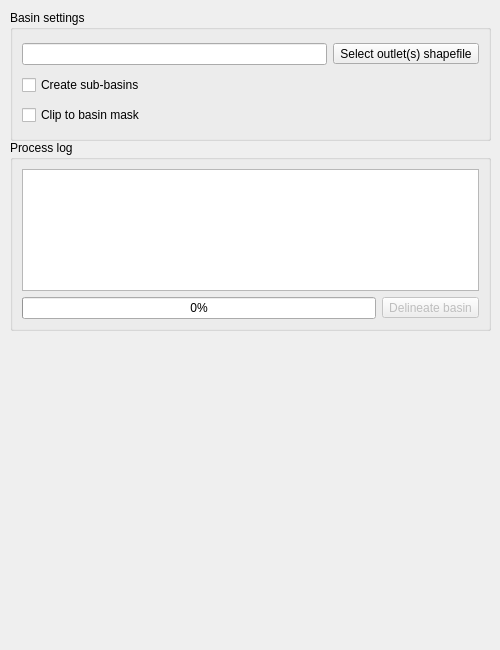
     <widget class="QWidget" name="basinDelineationTab">
      <attribute name="title">
       <string>Basin delineation</string>
      </attribute>
      <widget class="QGroupBox" name="processLog2GroupBox">
       <property name="geometry">
        <rect>
         <x>10</x>
         <y>140</y>
         <width>481</width>
         <height>191</height>
        </rect>
       </property>
       <property name="title">
        <string>Process log</string>
       </property>
       <property name="flat">
        <bool>true</bool>
       </property>
       <layout class="QGridLayout" name="gridLayout">
        <item row="1" column="1">
         <widget class="QToolButton" name="delineateButton">
          <property name="enabled">
           <bool>false</bool>
          </property>
          <property name="text">
           <string>Delineate basin</string>
          </property>
         </widget>
        </item>
        <item row="1" column="0">
         <widget class="QProgressBar" name="delineateProgressBar">
          <property name="value">
           <number>0</number>
          </property>
         </widget>
        </item>
        <item row="0" column="0" colspan="2">
         <widget class="QTextEdit" name="processLog2TextEdit">
          <property name="readOnly">
           <bool>true</bool>
          </property>
         </widget>
        </item>
       </layout>
      </widget>
      <widget class="QGroupBox" name="outletsGroupBox">
       <property name="geometry">
        <rect>
         <x>10</x>
         <y>10</y>
         <width>481</width>
         <height>131</height>
        </rect>
       </property>
       <property name="title">
        <string>Basin settings</string>
       </property>
       <property name="flat">
        <bool>true</bool>
       </property>
       <layout class="QVBoxLayout" name="verticalLayout_18">
        <item>
         <layout class="QHBoxLayout" name="horizontalLayout_14">
          <item>
           <widget class="QLineEdit" name="outletsLineEdit">
            <property name="readOnly">
             <bool>true</bool>
            </property>
           </widget>
          </item>
          <item>
           <widget class="QToolButton" name="selectOutletsButton">
            <property name="text">
             <string>Select outlet(s) shapefile</string>
            </property>
           </widget>
          </item>
         </layout>
        </item>
        <item>
         <widget class="QCheckBox" name="createSubBasinCheckBox">
          <property name="text">
           <string>Create sub-basins</string>
          </property>
         </widget>
        </item>
        <item>
         <widget class="QCheckBox" name="clipMaskCheckBox">
          <property name="text">
           <string>Clip to basin mask</string>
          </property>
         </widget>
        </item>
       </layout>
      </widget>
      <widget class="QLabel" name="label">
       <property name="geometry">
        <rect>
         <x>130</x>
         <y>330</y>
         <width>221</width>
         <height>311</height>
        </rect>
       </property>
       <property name="autoFillBackground">
        <bool>false</bool>
       </property>
       <property name="text">
        <string/>
       </property>
       <property name="pixmap">
        <pixmap resource="resources.qrc">:/plugins/SphyPlugin/images/delineation_image_transparent.png</pixmap>
       </property>
       <property name="scaledContents">
        <bool>true</bool>
       </property>
       <property name="margin">
        <number>5</number>
       </property>
      </widget>
     </widget>
